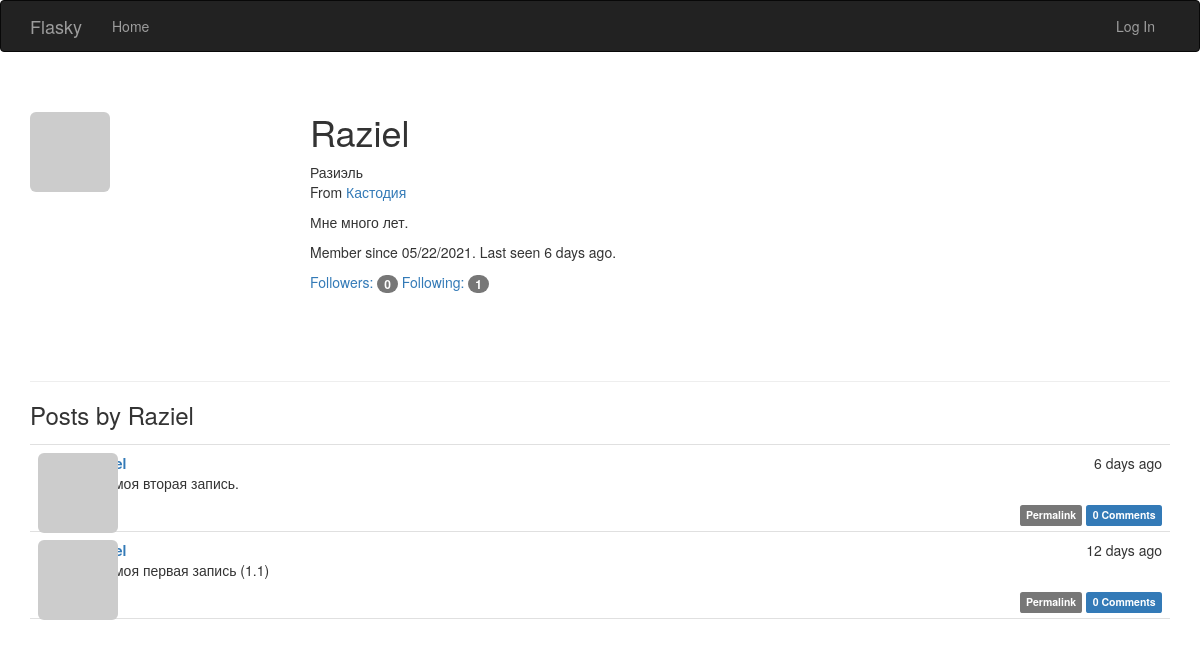
Page /user/Raziel on the earlier database version.
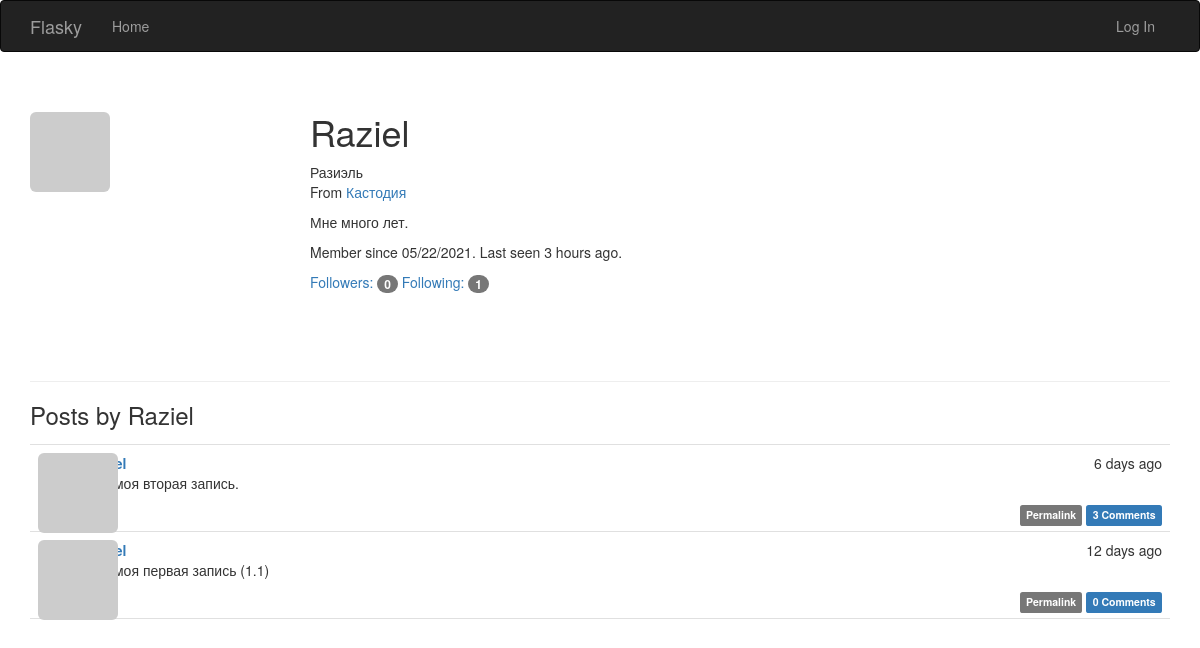
Same page on the later database version.
### app/models.py (models this page shows, shortened)
class User(UserMixin, db.Model):
    __tablename__ = 'users'
    id = db.Column(db.Integer, primary_key=True)
    email = db.Column(db.String(64), unique=True, index=True)
    username = db.Column(db.String(64), unique=True, index=True)
    password_hash = db.Column(db.String(128))
    role_id = db.Column(db.Integer, db.ForeignKey('roles.id'))
    confirmed = db.Column(db.Boolean, default=False)
    name = db.Column(db.String(64))
    location = db.Column(db.String(64))
    about_me = db.Column(db.Text())
    member_since = db.Column(db.DateTime(), default=datetime.utcnow)
    last_seen = db.Column(db.DateTime(), default=datetime.utcnow)
    avatar_hash = db.Column(db.String(32))
    posts = db.relationship('Post', backref='author', lazy='dynamic')
    followed = db.relationship('Follow',
                               foreign_keys=[Follow.follower_id],
                               backref=db.backref('follower', lazy='joined'),
                               lazy='dynamic',
                               cascade='all, delete-orphan')
    followers = db.relationship('Follow',
                                foreign_keys=[Follow.followed_id],
                                backref=db.backref('followed', lazy='joined'),
                                lazy='dynamic',
                                cascade='all, delete-orphan')
    comments = db.relationship('Comment', backref='author', lazy='dynamic')
    @property
    def password(self):
        raise AttributeError('password is not a readable attribute')
    def gravatar_hash(self):
        return hashlib.md5(self.email.lower().encode('utf-8')).hexdigest()
    def gravatar(self, size=100, default='identicon', rating='g'):
        url = 'https://secure.gravatar.com/avatar'
        hash = self.avatar_hash or self.gravatar_hash()
        return '{url}/{hash}?s={size}&d={default}&r={rating}'.format(
            url=url, hash=hash, size=size, default=default, rating=rating)

class Post(db.Model):
    __tablename__ = 'posts'
    id = db.Column(db.Integer, primary_key=True)
    body = db.Column(db.Text)
    body_html = db.Column(db.Text)
    timestamp = db.Column(db.DateTime, index=True, default=datetime.utcnow)
    author_id = db.Column(db.Integer, db.ForeignKey('users.id'))
    comments = db.relationship('Comment', backref='post', lazy='dynamic')

### app/main/views.py (the view)
@main.route('/user/<username>')
def user(username):
    user = User.query.filter_by(username=username).first()
    if user is None:
        abort(404)
    posts = user.posts.order_by(Post.timestamp.desc()).all()
    return render_template('user.html', user=user, posts=posts)

### app/auth/views.py (called while the page is built)
@auth.before_app_request
def before_request():
    if current_user.is_authenticated:
        current_user.ping()
        if not current_user.confirmed \
                and request.endpoint \
                and request.blueprint != 'auth' \
                and request.endpoint != 'static':
            return redirect(url_for('auth.unconfirmed'))

@auth.before_app_request
def before_request():
    if current_user.is_authenticated \
            and not current_user.confirmed \
            and request.blueprint != 'auth' \
            and request.endpoint != 'static':
        return redirect(url_for('auth.unconfirmed'))

### app/main/__init__.py (called while the page is built)
@main.app_context_processor
def inject_permissions():
    return dict(Permission=Permission)

### app/models.py (called while the page is built)
    def can(self, permissions):
        return False

    def is_administrator(self):
        return False

### app/templates/user.html (shortened to what this page needs)
{% extends "base.html" %}
{% block page_content %}
<div class="page-header">
    <img class="img-rounded profile-thumbnail" src="{{ user.gravatar(size=256) }}">
    <div class="profile-header">
        <h1>{{ user.username }}</h1>
        {% if user.name or user.location %}
        <p>
            {% if user.name %}{{ user.name }}<br>{% endif %}
            {% if user.location %}
                From <a href="http://maps.google.com/?q={{ user.location }}">
                    {{ user.location }}
                </a><br>
            {% endif %}
        </p>
        {% endif %}
        {% if user.about_me %}<p>{{ user.about_me }}</p>{% endif %}
        <p>
            Member since {{ moment(user.member_since).format('L') }}.
            Last seen {{ moment(user.last_seen).fromNow() }}.
        </p>
        <p>
            <a href="{{ url_for('.followers', username=user.username) }}">Followers: <span class="badge">{{ user.followers.count() - 1 }}</span></a>
            <a href="{{ url_for('.followed_by', username=user.username) }}">Following: <span class="badge">{{ user.followed.count() - 1 }}</span></a>
        </p>
    </div>
</div>
<h3>Posts by {{ user.username }}</h3>
{% include '_posts.html' %}
{% endblock %}

### app/templates/base.html (shortened to what this page needs)
{% extends "bootstrap/base.html" %}
{% block head %}
{{ super() }}
<link rel="stylesheet" type="text/css" href="{{ url_for('static', filename='styles.css') }}">
{% endblock %}
{% block navbar %}
<div class="navbar navbar-inverse" role="navigation">
	<div class="container">
		<div class="navbar-header">
			<a class="navbar-brand" href="/">Flasky</a>
		</div>
		<div class="navbar-collapse collapse">
			<ul class="nav navbar-nav">
				<li>
					<a href="/">Home</a>
				</li>
			</ul>
			<ul class="nav navbar-nav navbar-right">
    			{% if current_user.is_authenticated %}
    			<li><a href="{{ url_for('auth.logout') }}">Log Out</a></li>
    			{% else %}
    			<li><a href="{{ url_for('auth.login') }}">Log In</a></li>
    			{% endif %}
			</ul>
		</div>
	</div>
</div>
{% endblock %}
{% block content %}
<div class="container">
    {% block page_content %}{% endblock %}
</div>
{% endblock %}

### app/templates/_posts.html (shortened to what this page needs)
<ul class="posts">
    {% for post in posts %}
    <li class="post">
        <div class="post-thumbnail">
            <a href="{{ url_for('.user', username=post.author.username) }}">
                <img class="img-rounded profile-thumbnail" src="{{ post.author.gravatar(size=40) }}">
            </a>
        </div>
        <div class="post-content">
            <div class="post-date">{{ moment(post.timestamp).fromNow() }}</div>
            <div class="post-author"><a href="{{ url_for('.user', username=post.author.username) }}">{{ post.author.username }}</a></div>
            <div class="post-body">
                {% if post.body_html %}
                    {{ post.body_html | safe }}
                {% else %}
                    {{ post.body }}
                {% endif %}
            </div>
            <div class="post-footer">
                <a href="{{ url_for('.post', id=post.id) }}">
                    <span class="label label-default">Permalink</span>
                </a>
                <a href="{{ url_for('.post', id=post.id) }}#comments">
                    <span class="label label-primary"> {{ post.comments.count() }} Comments</span>
                </a>
            </div>
        </div>
    </li>
    {% endfor %}
</ul>

### app/static/styles.css (style rules this page uses)
.profile-thumbnail { position: absolute; }
.profile-header { min-height: 260px; margin-left: 280px; }
ul.posts { list-style-type: none; padding: 0px; margin: 16px 0px 0px 0px; border-top: 1px solid #e0e0e0; }
ul.posts li.post { padding: 8px; border-bottom: 1px solid #e0e0e0; }
div.post-date { float: right; }
div.post-author { font-weight: bold; }
div.post-thumbnail { position: absolute; }
div.post-content { margin-left: 48px; min-height: 48px; }
div.post-footer { text-align: right; }

Differences in the rows shown:
changed User "Raziel": last_seen "6 days ago" → "3 hours ago"
computed for Post "6 days ago": comments.count "0" → "3"
